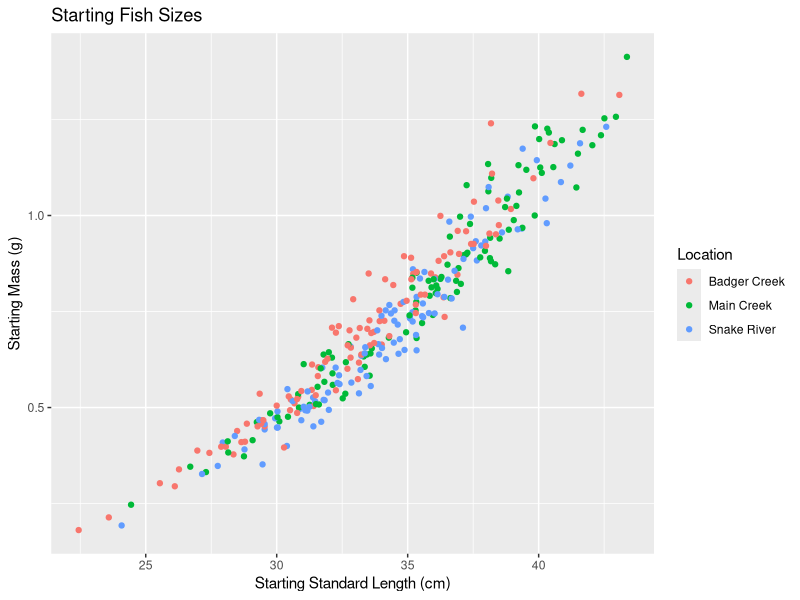
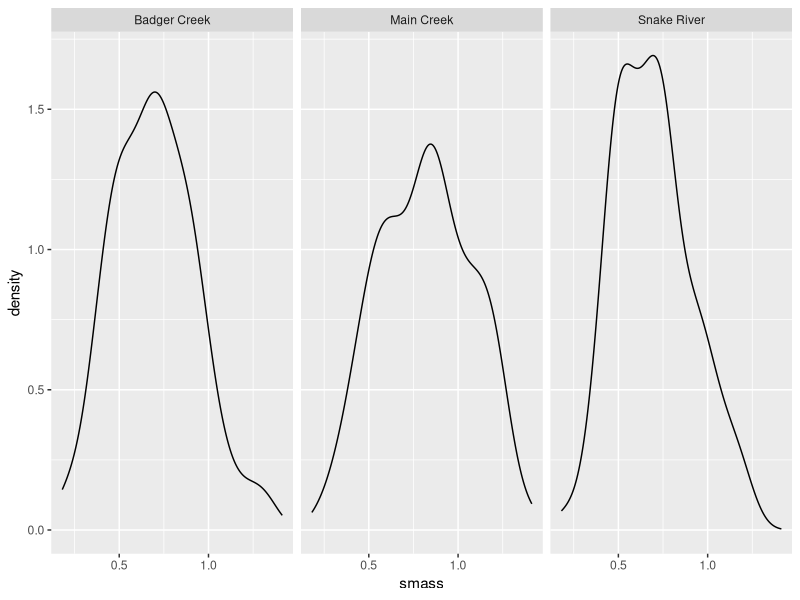
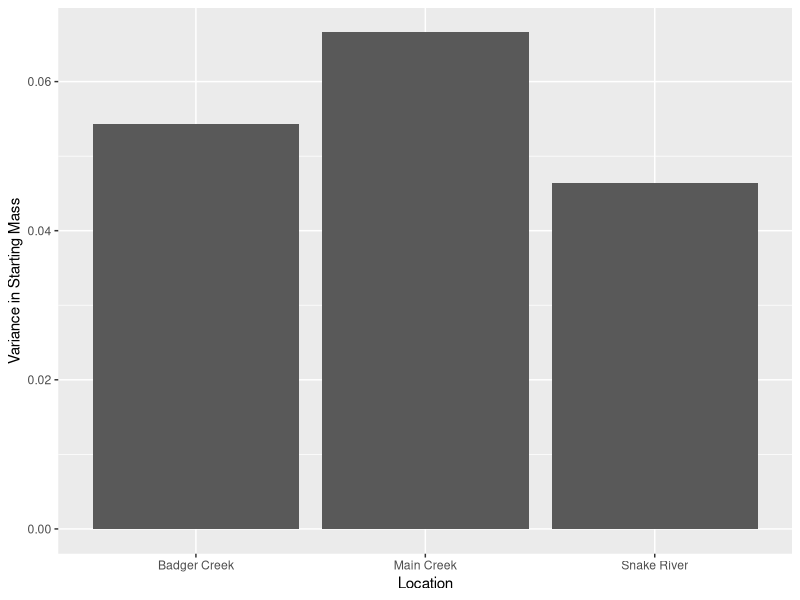
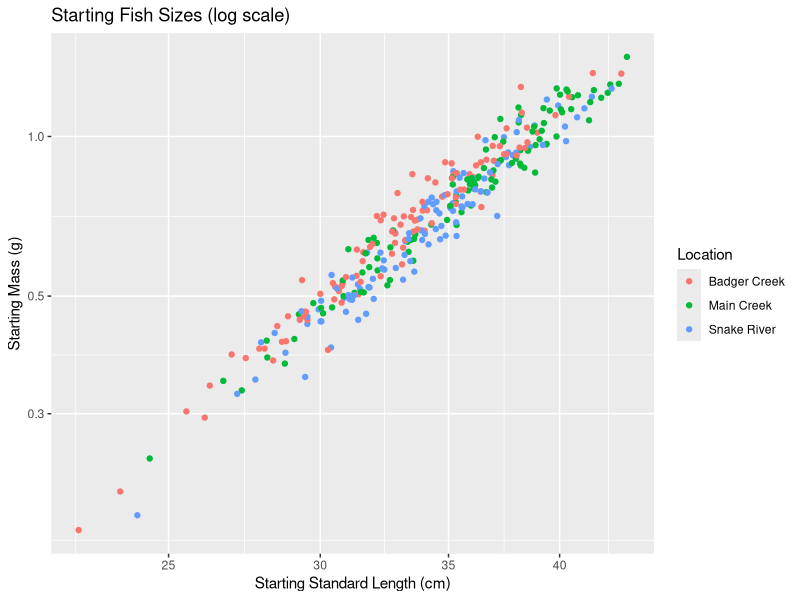
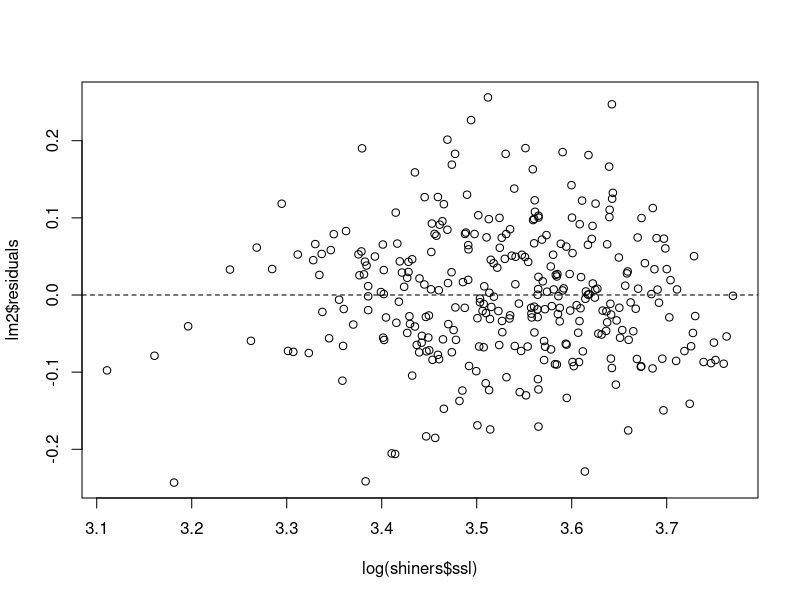
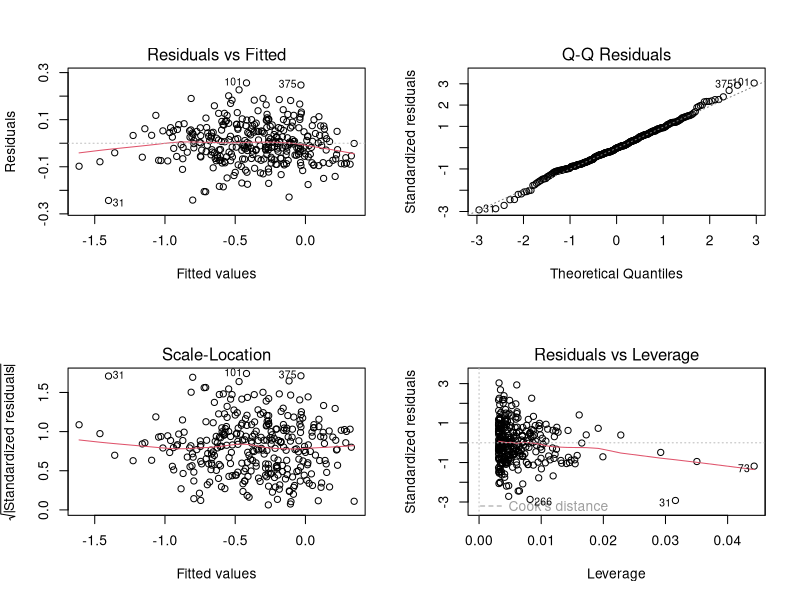
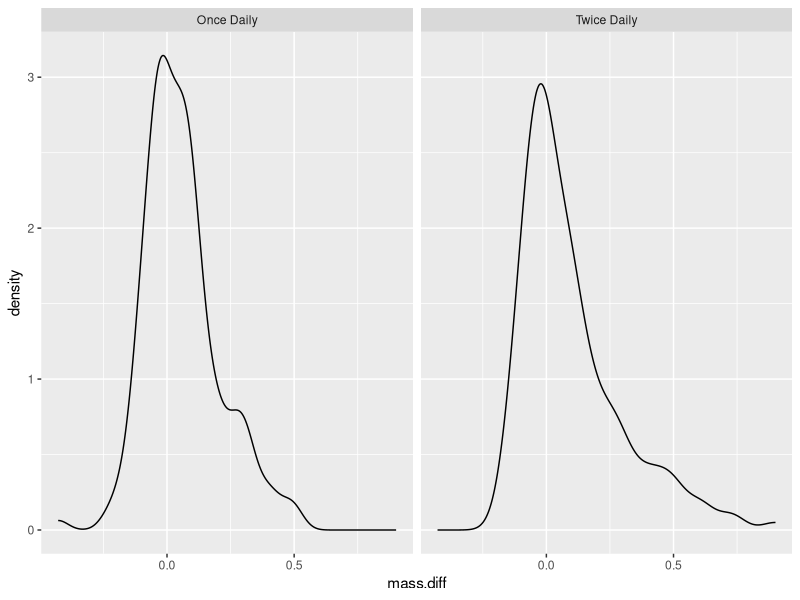
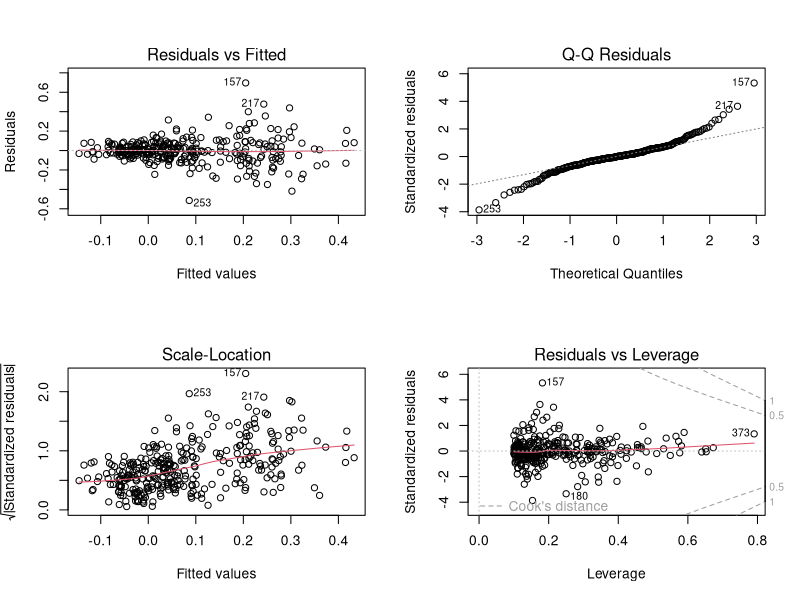

The R script that drew these images, in order:
## ---- chunk 1

knitr::opts_chunk$set(echo = TRUE, eval = TRUE)

library(ggplot2)

library(car)

## ---- chunk 2

shiners <- read.csv("data/redside_shiner.csv")

## ---- chunk 3

shiners <- na.omit(shiners)

## ---- chunk 4

shiners$temp <- factor(shiners$temp)

## ---- chunk 5
ggplot(shiners, aes(ssl, smass, color = loc))+
geom_point()+
labs(x = "Starting Standard Length (cm)", y = "Starting Mass (g)",
title = "Starting Fish Sizes", color = "Location")
## ---- chunk 6
ggplot(shiners, aes(smass))+
geom_density()+
facet_wrap(~loc)
ggplot(shiners, aes(loc, smass))+
stat_summary(fun=var, geom = "bar")+
labs(x="Location",y="Variance in Starting Mass")

tapply(shiners$smass, shiners$loc, var)
## ---- chunk 7
lm1 <- lm(smass~loc, data = shiners)

summary(lm1)
## ---- chunk 8
pairwise.t.test(shiners$smass, shiners$loc, p.adjust.method = "bonferroni")
## ---- chunk 9
ggplot(shiners, aes(ssl, smass, color = loc))+
geom_point()+
labs(x = "Starting Standard Length (cm)", y = "Starting Mass (g)",
title = "Starting Fish Sizes (log scale)", color="Location")+
scale_x_log10() + scale_y_log10()
## ---- chunk 10
lm2 <- lm(log(smass)~log(ssl), data = shiners)

summary(lm2)
## ---- chunk 11
plot(lm2$residuals~log(shiners$ssl))

abline(0,0, lty="dashed")
## ---- chunk 12
par(mfrow=c(2,2)) # to show all four plots at once

plot(lm2)

par(mfrow=c(1,1)) # to see one plot at a time again
## ---- chunk 13
lm2a <- lm(log(smass)~log(ssl)+loc, data = shiners)

anova(lm2a)

summary(lm2a)
## ---- chunk 14
lm2b <- lm(log(smass)~log(ssl)*loc, data = shiners)

anova(lm2b)
## ---- chunk 15
shiners$mass.diff <- shiners$emass - shiners$smass
## ---- chunk 16
ggplot(shiners, aes(mass.diff))+
geom_density()+
facet_wrap(~food)
## ---- chunk 17
t.test(mass.diff~food, data = shiners)
## ---- chunk 18
summary(lm(mass.diff~food, data = shiners))
## ---- chunk 19
lm.mass <- lm(mass.diff ~ smass*block*loc*temp*food, data=shiners)

Anova(lm.mass)
## ---- chunk 20
par(mfrow=c(2,2))

plot(lm.mass)

par(mfrow=c(1,1))
## ---- chunk 21
plot(lm.mass$residuals~shiners$smass)

abline(h=0)
## ---- chunk 22
lm.mass2 <- lm(mass.diff ~ loc+temp+food+loc:temp, data=shiners)

Anova(lm.mass2)

summary(lm.mass2)
## ---- chunk 23
ggplot(shiners, aes(temp, mass.diff, color = loc, group = loc))+
stat_summary(fun.data = mean_cl_normal,
position = position_dodge(width = 0.2))+
stat_summary(fun = mean, geom = "line",
position = position_dodge(width = 0.2))+
labs(x = "Temperature (C)", y = "Gain in Mass (g)", color = "Location")
